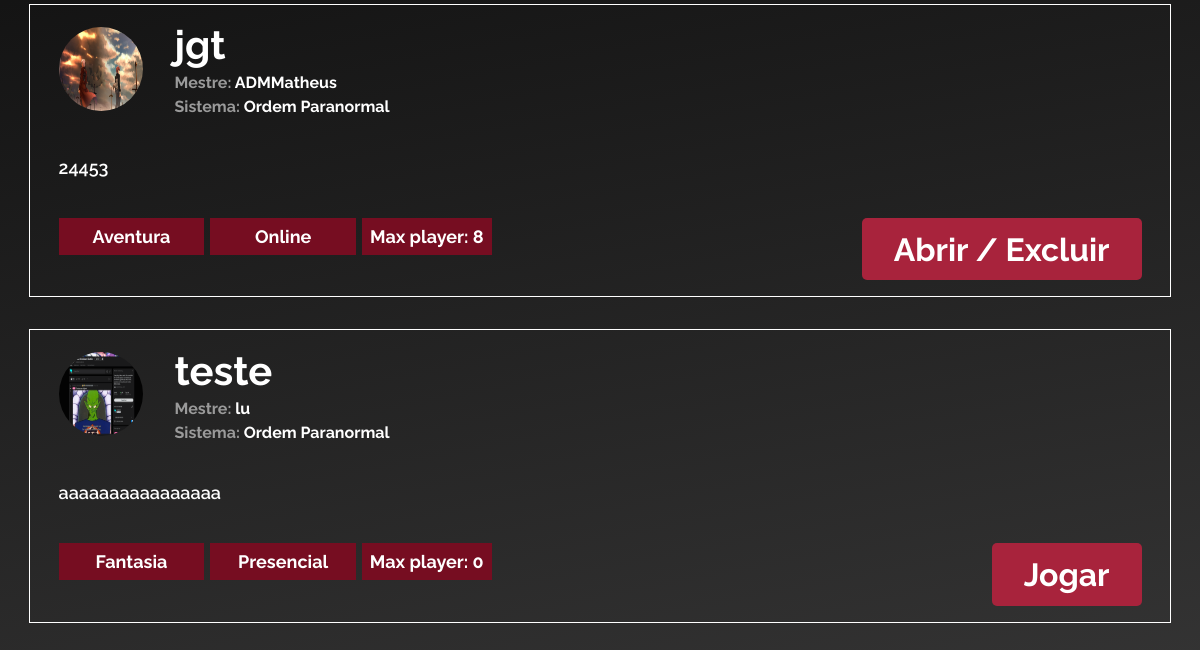
The app's page /buscarMesa/ (signed in, lower part), older data.
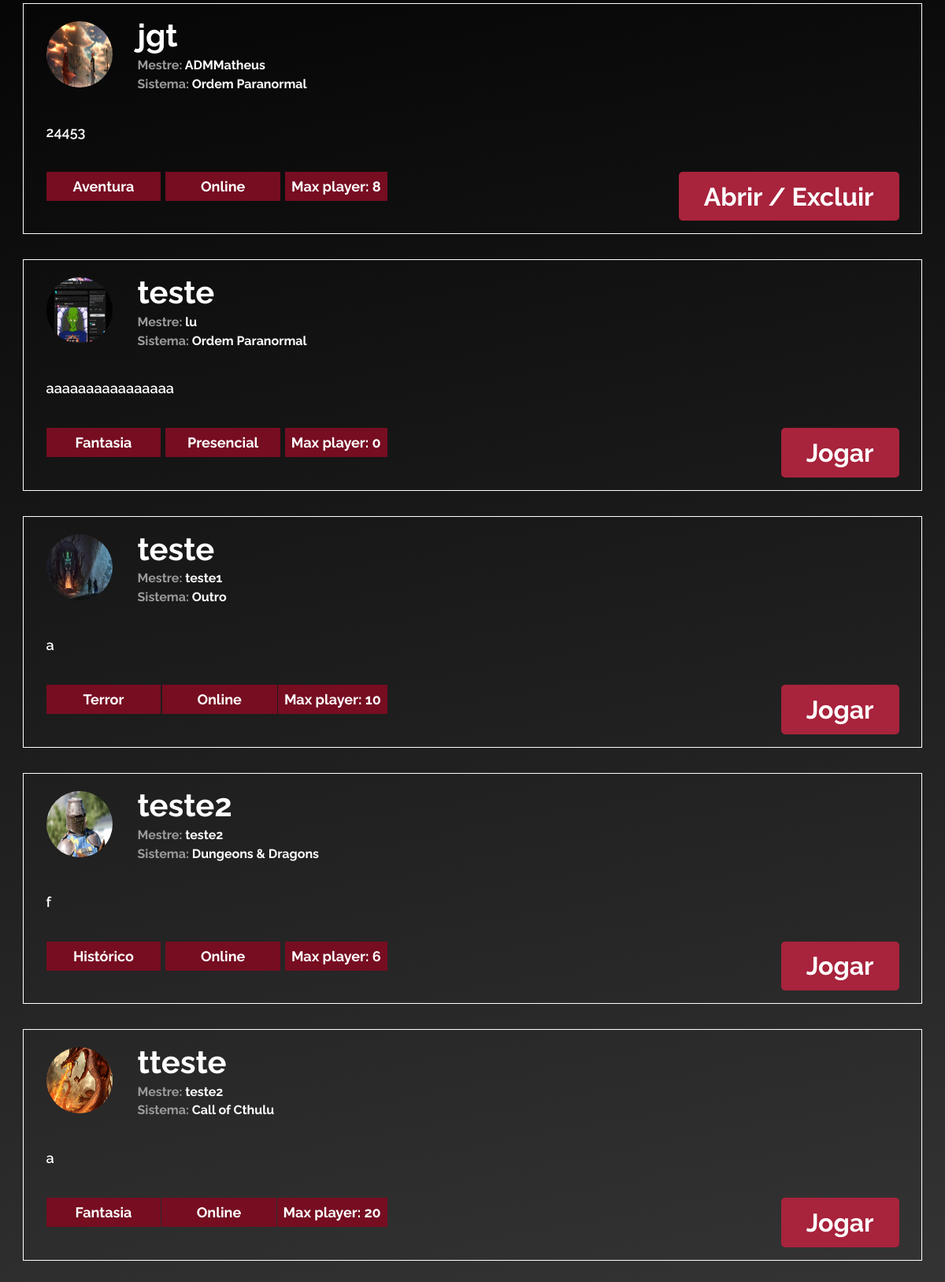
The same page, newer data.
### home/models.py (models this page shows, shortened)
class Campanha(models.Model):
    nomeMestre = models.ForeignKey(Perfil, on_delete=models.CASCADE)
    SISTEMAS_RPG_CHOICES = (
        ('Dungeons & Dragons', 'Dungeons & Dragons'),
        ('Ordem Paranormal', 'Ordem Paranormal'),
        ('Tormenta20', 'Tormenta20'),
        ('Call of Cthulu', 'Call of Cthulu'),
        ('Outro', 'Outro')
    )
    AMBIENTES_RPG_CHOICES = (
        ('Online', 'Online'),
        ('Presencial', 'Presencial')
    )
    GENERO_RPG_CHOICES = (
        ('Aventura', 'Aventura'),
        ('Fantasia', 'Fantasia'),
        ('Histórico', 'Histórico'),
        ('Mistério', 'Mistério'),
        ('Suspense', 'Suspense'),
        ('Terror', 'Terror'),
    )
    nomeCampanha = models.CharField(max_length=52, null=True)
    sistemaCampanha = models.CharField(max_length=100, choices=SISTEMAS_RPG_CHOICES, null=True)
    descricaoCampanha = models.TextField(max_length=256, null=True)
    fotoCampanha = models.ImageField(upload_to='images/FotoCampanha/', null=True)
    ambienteCampanha = models.CharField(max_length=100, choices=AMBIENTES_RPG_CHOICES, null=True)
    numeroJogadores = models.IntegerField(null=True)
    diasSessao = models.CharField(max_length=52, null=True)
    generoRPG = models.CharField(max_length=100, choices=GENERO_RPG_CHOICES, null=True)

class Perfil(models.Model):
    nomePerfil = models.ForeignKey(User, on_delete=models.CASCADE)
    slug = models.SlugField(User, unique=True)
    SESSION_CHOICES = (
        ('Online', 'Online'),
        ('Presencial', 'Presencial'),
    )
    PLAYER_TYPE_CHOICES = (
        ('Mestre', 'Mestre'),
        ('Jogador', 'Jogador'),
        ('Ambos', 'Ambos'),
    )
    RPG_SYSTEM_CHOICES = (
        ('Dungeons & Dragons', 'Dungeons & Dragons'),
        ('Tormenta20', 'Tormenta20'),
        ('Ordem Paranormal', 'Ordem Paranormal'),
        ('Call of Cthulhu', 'Call of Cthulhu'),
        ('Outros', 'Outros'),
    )
    fotoConta = models.ImageField(upload_to='images/profilePictures')
    tipo_sessao = models.CharField(max_length=20, choices=SESSION_CHOICES, null=True)
    tipo_player = models.CharField(max_length=20, choices=PLAYER_TYPE_CHOICES, null=True)
    descricao = models.TextField(max_length=256, null=True)
    sistema_rpg = models.CharField(max_length=20, choices=RPG_SYSTEM_CHOICES, null=True)
    idade = models.IntegerField(null=True)

### chat/models.py (models this page shows, shortened)
class Grupo(models.Model):
    from home.models import Campanha
    uuid = models.UUIDField(default=uuid4, editable=False)
    membros = models.ManyToManyField(User)
    criador = models.ForeignKey(User, on_delete=models.CASCADE, null=True, related_name='grupos_criados')
    publico = models.BooleanField(default=False)
    campanha = models.ForeignKey(Campanha, on_delete=models.CASCADE, related_name='chats', null=True)
    uuid_pers = models.CharField(max_length=10, default= None, blank=True, null=True)

### home/views.py (the view)
# urls.py: path('buscarMesa/', views.buscarmesa, name='buscarmesa'),
@login_required
def buscarmesa(request):
    perfil = Perfil.objects.get(nomePerfil=request.user)
    sistema_busca = request.GET.get('q')
    sistema_filtro = request.GET.get('sistema')
    ambiente_filtro = request.GET.get('ambiente')
    genero_filtro = request.GET.get('genero')
    campanhas = Campanha.objects.all()
    if sistema_busca:
        campanhas = campanhas.filter(Q(nomeCampanha__icontains=sistema_busca))
    if sistema_filtro:
        campanhas = campanhas.filter(Q(sistemaCampanha__icontains=sistema_filtro))
    if ambiente_filtro:
        campanhas = campanhas.filter(Q(ambienteCampanha__icontains=ambiente_filtro))
    if genero_filtro:
        campanhas = campanhas.filter(Q(generoRPG__icontains=genero_filtro))
    campanhas_e_grupos = {}
    for campanha in campanhas:
        grupos = campanha.chats.all()
        for grupo in grupos:
            envioSolicitacao = '1' if bool(SolicitacaoEntrada.objects.filter(de_usuario = request.user.id, para_campanha = campanha.id, status='Pendente')) else '0'
            grupo.envioSolicitacao = envioSolicitacao
        campanhas_e_grupos[campanha] = grupos
    return render(request, 'principal/muralLogado.html', {'campanhas_e_grupos': campanhas_e_grupos, 'perfil': perfil})

### home/templates/principal/muralLogado.html (shortened to what this page needs)
{% extends "principal/base.html" %}
{% load static %}
{% block head%}
    <link rel="stylesheet" href="{% static "css/global-ia.css" %}" />
    <link rel="stylesheet" href="{% static "css/campanhas_mural.css" %}" />
    <link rel="stylesheet" href="{% static "css/responsivity.css" %}">
{% endblock %}
{% block conteudo %}
    <br><br><br>
    <div class="quests">
        {% for campanha, grupos in campanhas_e_grupos.items %}
            <div class="quest">
                <div class="quest-header flex">
                <img src="{{ campanha.fotoCampanha.url }}" alt="">
                <div class="quest-info">
                    <h3><a href="{% url 'detalhes_campanha' campanha.id %}">{{ campanha.nomeCampanha }}</a></h3>
                    <h4>Mestre: <a href="{% url 'exibir_perfil' perfil_slug=campanha.nomeMestre.slug %}">{{ campanha.nomeMestre.nomePerfil.username }}</a></h4>
                    <h4>Sistema: <strong>{{ campanha.sistemaCampanha }}</strong></h4>
                </div>
                </div>
                <p id="text">{{ campanha.descricaoCampanha }}</p>
                <div class="quest-footer flex">
                <div class="stats-tags flex">
                    <div class="gender">
                    <p>{{ campanha.generoRPG }}</p>
                    </div>
                    <div class="envy">
                    <p>{{ campanha.ambienteCampanha }}</p>
                    </div>
                    <div class="qnt">
                    <p>Max player: {{ campanha.numeroJogadores }}</p>
                    </div>
                </div>
                <div class="play">
                    {% for grupo in grupos %}
                    <div id="{{ grupo.uuid }}">
                        {% if request.user in grupo.membros.all %}
                            <a href="{% url 'Abrir_chat_pub' uuid=grupo.uuid %}">Abrir</a>
                            {% if user == grupo.criador %}
                                /
                                <a href="{% url 'Remover_grupo' uuid=grupo.uuid %}">Excluir</a>
                            {% endif %}
                            {% else %}
                            {% if grupo.envioSolicitacao == '0' %}
                                <a href="{% url 'enviar_solicitacao' campanha_id=campanha.id %}">Jogar</a>
                            {% else %}
                            <p>Solicitção enviada</p>
                            {% endif %}
                            {% endif %}
                    </div>
                {% endfor %}
                </div>
                </div>
            </div>
        {% endfor %}
    </div>
{% endblock %}

### home/templates/principal/base.html (shortened to what this page needs)
{% load static %}
<!DOCTYPE html>
<html lang="pt-br">
<head>
    <link rel="stylesheet" href="{% static "css/navbar.css" %}" />
    {% block head %}
    {% endblock %}
</head>
<body>
    {% block conteudo %}
    {% endblock conteudo %}
</body>
</html>

### home/templates/includes/navbar.html (shortened to what this page needs)
{% load static %}

### static/css/global-ia.css (style rules this page uses)
* { margin: 0; }
.flex { display: flex; align-items: center; justify-content: center; }
body { margin: 0; overflow-x: hidden; }
:root { --body: Raleway; --header-12: "a Absolute Empire"; --font-merriweather: Merriweather; --font-inter: Inter; --font-size-8xl: clamp(14px, 2.3vw, 27px); --font-size-21xl: clamp(20px, 3.4vw, 40px); --header-12-size: clamp(18px, 2.5vw, 32px); --font-size-lg: clamp(14px, 1.5vw, 18px); --font-size-lgi: clamp(14px, 2vw, 32px); --font-size-3xs: clamp(10px, 2vw, 24px); --font-size-smi: clamp(13px, 1.5vw, 18px); --font-size-5xs: clamp(8px, 1.8vw, 18px); --title-size: 96px; --font-size-mid: 17px; --font-size-5xl: clamp(12px, 2.3vw, 24px); --font-size-65xl: clamp(40px, 8vw, 84px); --font-size-45xl: clamp(24px, 6vw, 64px); --font-size-sm: clamp(14px, 1.2vw, 18px); --body-size: clamp(14px, 2vw, 32px); --font-size-17xl: clamp(12px, 2.5vw ,36px); --title-size: clamp(64px, 3vw, 96px); --title-13-size: clamp(25px, 3vw, 36px); --font-size-9xl: clamp(24px, 5.4vw, 56px); --subtitle-22-size: clamp(17px,1.7vw, 32px); --font-size-xl: clamp(16px, 2.5vw, 32px); --font-size-4xl: clamp(17px,2vw,23px); --font-size-29xl: clamp(15px, 2.5vw ,36px); --br-xl: 20px; --br-8xs: 5px; --br-3xs: 10px; --br-31xl: 50px; --br-mini: 15px; --br-194xl: 213px; --color-black: #000; --color-white: #fff; --color-darkred: #8c0000; --color-limegreen-100: #00de3f; --dragonblood: #df0101; --mudbase: #a8233c; --darkred: #760d21; --lightredwine: #cc667c; }

### static/css/campanhas_mural.css (style rules this page uses)
body { position: relative; width: 100%; text-align: justify; font-size: var(--font-size-smi); color: var(--color-white); font-family: var(--body); background: linear-gradient(169deg, #000 35.32%, rgba(53, 51, 51, 0.50) 218.41%); min-height: 100vh; }
.quests { display: flex; flex-direction: column; align-items: center; margin-top: 2rem; gap: 2rem; padding-bottom: 10%; }
.quest { gap: 2vw; width: 95%; border: 1px solid #FFF; display: flex; flex-direction: column; align-items: center; }
.quest img { border-radius: 100%; }
.quest a { text-decoration: none; color: white; }
.quest #text { margin-bottom: 1rem; font-size: clamp(14px, 1.8vw, 18px); width: 95%; font-weight: 600; }
.quest-header { justify-content: start; height: 8rem; gap: 2rem; width: 95%; }
.quest-header img { width: clamp(80px, 7vw, 100px); height: clamp(80px, 7vw, 100px); }
.quest-info { width: 100% ; display: flex; flex-direction: column; justify-content: start; gap: 0.3rem; }
.quest-info h3 { font-size: clamp(20px, 3.4vw, 40px); }
.quest-info h4 { font-size: clamp(.9rem, 2vw, 1rem); color: #9A9A9A; }
.quest-footer { justify-content: space-between; align-items: start; width: 95%; margin-bottom: 1rem; }
.stats-tags { width: 40%; justify-content: space-between; }
.stats-tags div { background: var(--DarkRed, #760D21); padding: .5rem; font-weight: bold; text-align: center; }
.stats-tags div:nth-of-type(1), .stats-tags div:nth-of-type(2) { width: 30%; }
.play { border-radius: 5px; background: var(--MudBase, #A8233C); font-weight: bold; padding: .8rem 2rem; font-size: 2rem; }
strong { color: white; }

Row changes from the older to the newer data that the page shows:
added Campanha: fotoCampanha (picture), nomeCampanha "teste", nomeMestre.nomePerfil.username "teste1", sistemaCampanha "Outro", descricaoCampanha "a", generoRPG "Terror", ambienteCampanha "Online", numeroJogadores "10"
added Grupo: shows "Jogar", shown under "teste"
added Campanha: fotoCampanha (picture), nomeCampanha "teste2", nomeMestre.nomePerfil.username "teste2", sistemaCampanha "Dungeons & Dragons", descricaoCampanha "f", generoRPG "Histórico", ambienteCampanha "Online", numeroJogadores "6"
added Grupo: shows "Jogar", shown under "teste2"
added Campanha: fotoCampanha (picture), nomeCampanha "tteste", nomeMestre.nomePerfil.username "teste2", sistemaCampanha "Call of Cthulu", descricaoCampanha "a", generoRPG "Fantasia", ambienteCampanha "Online", numeroJogadores "20"
added Grupo: shows "Jogar", shown under "tteste"
